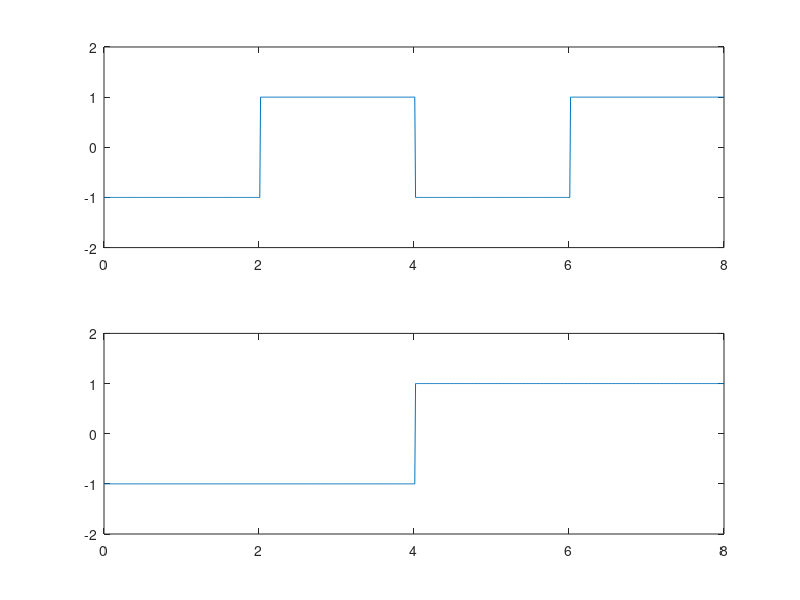
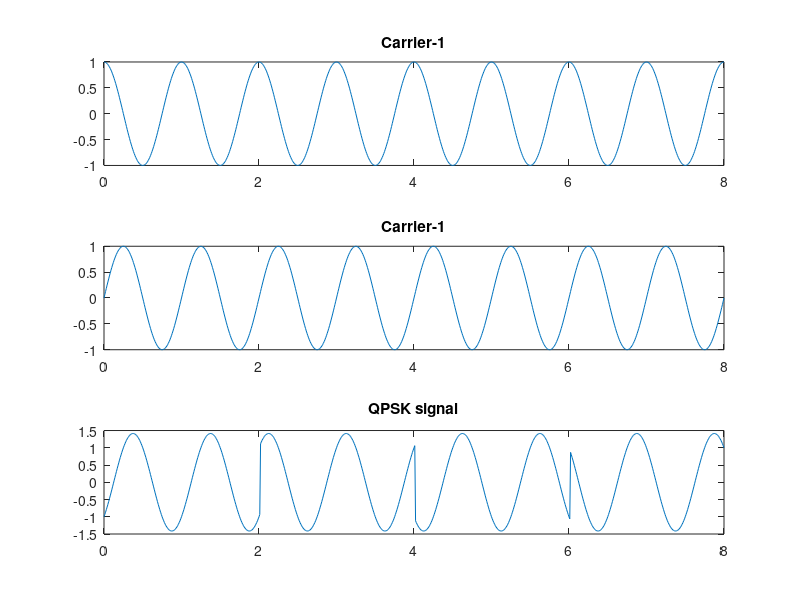

Write MATLAB code to recreate these figures, in order.
clc;clear all;close all;

n = [0 0 1 0 0 1 1 1];
N=length(n);
t=0:0.01:N;
x = 1:1:(N+1)*100;

for i=1:N
    if n(i)==0
        p(i)=-1;
    else
        p(i)=1;
    end
end

even_seq = p(1:2:N);
odd_seq = p(2:2:N);

i=1;
m=2:2:N;

for j=1:length(t)
    if t(j)<=m(i)
        even_s(j) = even_seq(i);
    else
        even_s(j) = even_seq(i);
        i=i+1;
    end
end
figure(1);
subplot(211);
plot(t,even_s);
axis([0 N -2 2]);

i=1;
m=2:2:N;

for j=1:length(t)
    if t(j)<=m(i)
        odd_s(j) = odd_seq(i);
    else
        odd_s(j) = odd_seq(i);
        i = i+1;
    end
end

subplot(212);
plot(t,odd_s);
axis([0 N -2 2]);


c1 = cos(2*pi*t);
c2 = sin(2*pi*t);
figure(2);

subplot(311);
plot(t,c1);
title('Carrier-1');

subplot(312);
plot(t,c2);
title('Carrier-1');

r1= even_s.*c1;
r2= odd_s.*c2;

subplot(313);
plot(t,(r1-r2));
title('QPSK signal');